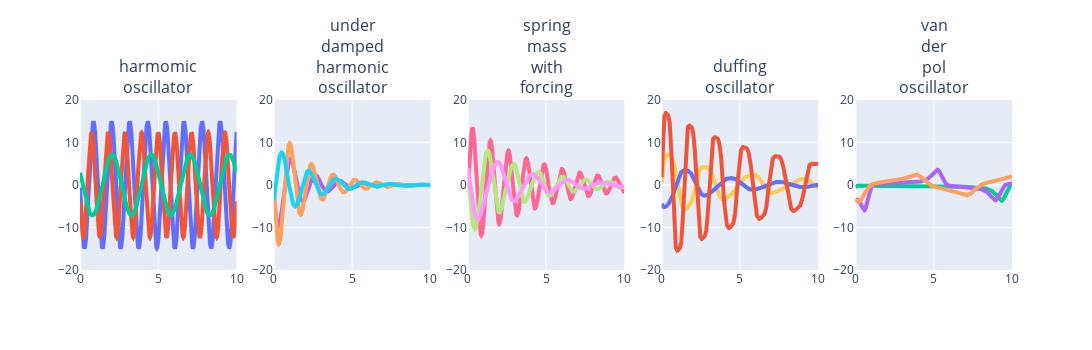

Notebook code cell kept with this figure:
### Code cell
fig = make_subplots(
    rows=1, cols=num_cats,
    # specs=[[{'type': 'scene'}]*num_cats],
    # subplot_titles=[f'System {i+1}' for i in range(num_cats)]
    subplot_titles=[val.replace('_','<br>') for val in cats]
)

for i, cat in enumerate(cats):

    for j in range(3):
        trace = go.Scatter(
            x=dataset[cat][j]['t'], y=dataset[cat][j]['y'][1],
            mode='lines',
            line=dict(width=4),
            name=f"{cat}"
        )
    
        # Add trace to the correct subplot
        fig.add_trace(trace, row=1, col=i+1)

# Update layout
fig.update_layout(
    # title=dict(x=0.5, text="3D Line Plot Subplots"),
    height=350,
    width=1300,
    showlegend=False
)
fig.update_yaxes(range=[-20, 20])

fig.show()

### Figure 1 — Plotly figure (JSON) as saved in the notebook; plotly's stock layout.template omitted (floating-point values rounded to 4 significant figures; data arrays with more than 128 entries replaced by an {"elided": "..."} marker saying what was removed)
{"data": [{"line": {"width": 4}, "mode": "lines", "name": "harmomic_oscillator", "type": "scatter", "x": {"elided": "2000 float values"}, "xaxis": "x", "y": {"elided": "2000 float values"}, "yaxis": "y"}, {"line": {"width": 4}, "mode": "lines", "name": "harmomic_oscillator", "type": "scatter", "x": {"elided": "2000 float values"}, "xaxis": "x", "y": {"elided": "2000 float values"}, "yaxis": "y"}, {"line": {"width": 4}, "mode": "lines", "name": "harmomic_oscillator", "type": "scatter", "x": {"elided": "2000 float values"}, "xaxis": "x", "y": {"elided": "2000 float values"}, "yaxis": "y"}, {"line": {"width": 4}, "mode": "lines", "name": "under_damped_harmonic_oscillator", "type": "scatter", "x": {"elided": "2000 float values"}, "xaxis": "x2", "y": {"elided": "2000 float values"}, "yaxis": "y2"}, {"line": {"width": 4}, "mode": "lines", "name": "under_damped_harmonic_oscillator", "type": "scatter", "x": {"elided": "2000 float values"}, "xaxis": "x2", "y": {"elided": "2000 float values"}, "yaxis": "y2"}, {"line": {"width": 4}, "mode": "lines", "name": "under_damped_harmonic_oscillator", "type": "scatter", "x": {"elided": "2000 float values"}, "xaxis": "x2", "y": {"elided": "2000 float values"}, "yaxis": "y2"}, {"line": {"width": 4}, "mode": "lines", "name": "spring_mass_with_forcing", "type": "scatter", "x": {"elided": "2000 float values"}, "xaxis": "x3", "y": {"elided": "2000 float values"}, "yaxis": "y3"}, {"line": {"width": 4}, "mode": "lines", "name": "spring_mass_with_forcing", "type": "scatter", "x": {"elided": "2000 float values"}, "xaxis": "x3", "y": {"elided": "2000 float values"}, "yaxis": "y3"}, {"line": {"width": 4}, "mode": "lines", "name": "spring_mass_with_forcing", "type": "scatter", "x": {"elided": "2000 float values"}, "xaxis": "x3", "y": {"elided": "2000 float values"}, "yaxis": "y3"}, {"line": {"width": 4}, "mode": "lines", "name": "duffing_oscillator", "type": "scatter", "x": {"elided": "2000 float values"}, "xaxis": "x4", "y": {"elided": "2000 float values"}, "yaxis": "y4"}, {"line": {"width": 4}, "mode": "lines", "name": "duffing_oscillator", "type": "scatter", "x": {"elided": "2000 float values"}, "xaxis": "x4", "y": {"elided": "2000 float values"}, "yaxis": "y4"}, {"line": {"width": 4}, "mode": "lines", "name": "duffing_oscillator", "type": "scatter", "x": {"elided": "2000 float values"}, "xaxis": "x4", "y": {"elided": "2000 float values"}, "yaxis": "y4"}, {"line": {"width": 4}, "mode": "lines", "name": "van_der_pol_oscillator", "type": "scatter", "x": {"elided": "2000 float values"}, "xaxis": "x5", "y": {"elided": "2000 float values"}, "yaxis": "y5"}, {"line": {"width": 4}, "mode": "lines", "name": "van_der_pol_oscillator", "type": "scatter", "x": {"elided": "2000 float values"}, "xaxis": "x5", "y": {"elided": "2000 float values"}, "yaxis": "y5"}, {"line": {"width": 4}, "mode": "lines", "name": "van_der_pol_oscillator", "type": "scatter", "x": {"elided": "2000 float values"}, "xaxis": "x5", "y": {"elided": "2000 float values"}, "yaxis": "y5"}], "layout": {"annotations": [{"font": {"size": 16}, "showarrow": false, "text": "harmomic<br>oscillator", "x": 0.084, "xanchor": "center", "xref": "paper", "y": 1, "yanchor": "bottom", "yref": "paper"}, {"font": {"size": 16}, "showarrow": false, "text": "under<br>damped<br>harmonic<br>oscillator", "x": 0.292, "xanchor": "center", "xref": "paper", "y": 1, "yanchor": "bottom", "yref": "paper"}, {"font": {"size": 16}, "showarrow": false, "text": "spring<br>mass<br>with<br>forcing", "x": 0.5, "xanchor": "center", "xref": "paper", "y": 1, "yanchor": "bottom", "yref": "paper"}, {"font": {"size": 16}, "showarrow": false, "text": "duffing<br>oscillator", "x": 0.708, "xanchor": "center", "xref": "paper", "y": 1, "yanchor": "bottom", "yref": "paper"}, {"font": {"size": 16}, "showarrow": false, "text": "van<br>der<br>pol<br>oscillator", "x": 0.916, "xanchor": "center", "xref": "paper", "y": 1, "yanchor": "bottom", "yref": "paper"}], "height": 350, "showlegend": false, "width": 1300, "xaxis": {"anchor": "y", "domain": [0, 0.168]}, "xaxis2": {"anchor": "y2", "domain": [0.208, 0.376]}, "xaxis3": {"anchor": "y3", "domain": [0.416, 0.584]}, "xaxis4": {"anchor": "y4", "domain": [0.624, 0.792]}, "xaxis5": {"anchor": "y5", "domain": [0.832, 1]}, "yaxis": {"anchor": "x", "domain": [0, 1], "range": [-20, 20]}, "yaxis2": {"anchor": "x2", "domain": [0, 1], "range": [-20, 20]}, "yaxis3": {"anchor": "x3", "domain": [0, 1], "range": [-20, 20]}, "yaxis4": {"anchor": "x4", "domain": [0, 1], "range": [-20, 20]}, "yaxis5": {"anchor": "x5", "domain": [0, 1], "range": [-20, 20]}}}
